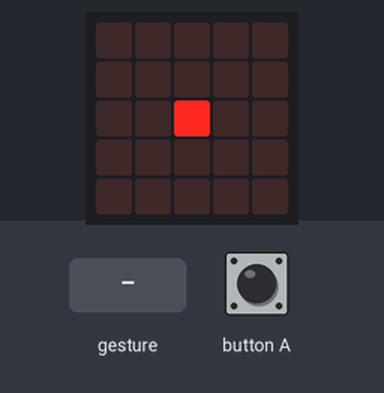
Bench run of a program on a simulated BBC micro:bit (MakeCode). On the bench: the board's 5×5 LED display. The inputs (shaded band) are chosen by the test bench. A tilt is held for 1.5 s and a shake lasts 1 s, then the board lies face up again.

Above: at 1.2 s.
1.3 s: button A pressed for 0.15 s
At 1.65 s:
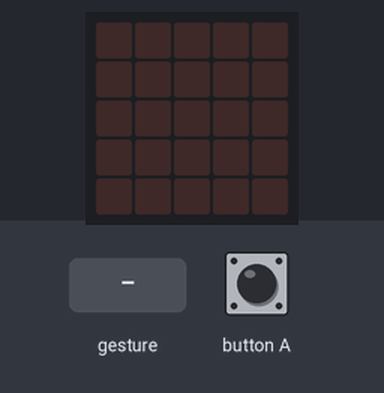
3.3 s: gesture 'logo down'
At 4.4 s:
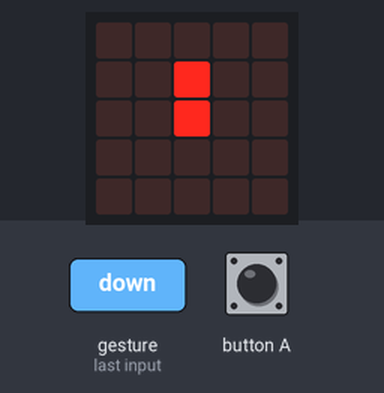
4.9 s: gesture 'tilt right'
At 5.5 s:
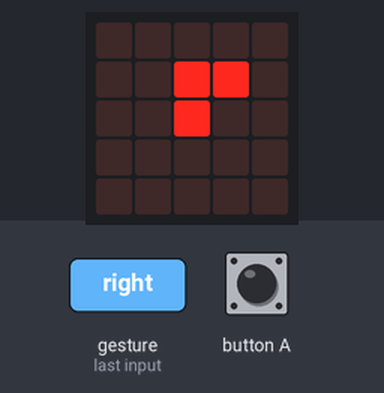
6.4 s: gesture 'logo up'
At 7.7 s:
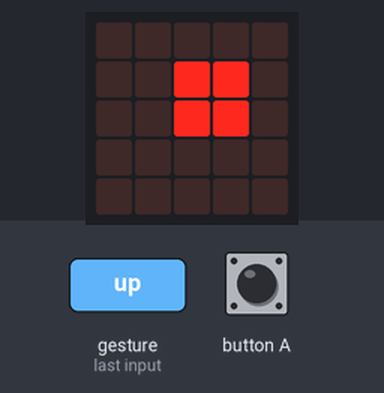
8.0 s: gesture 'tilt right'
At 9.1 s:
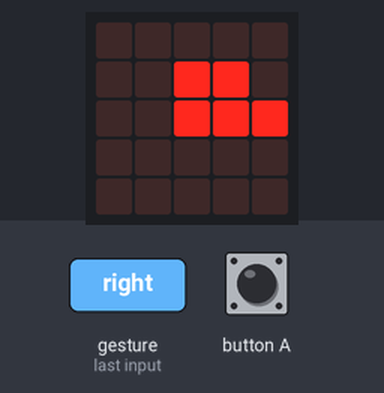
9.5 s: gesture 'logo down'
At 10.3 s:
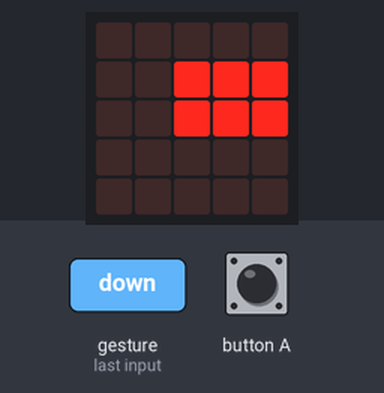
Timing chart, 0 to 12.1 s (numbered marks = the images above; inputs shaded):
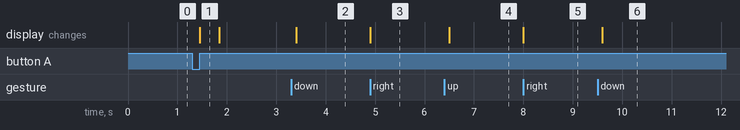

The program:

main.ts
```typescript
input.onGesture(Gesture.LogoDown, function () {
    y += -1
    led.plot(x, y)
})
input.onGesture(Gesture.LogoUp, function () {
    y += 1
    led.plot(x, y)
})
input.onButtonPressed(Button.A, function () {
    basic.showLeds(`
        . . . . .
        . . . . .
        . . . . .
        . . . . .
        . . . . .
        `)
    y = 2
    x = 2
    led.plot(x, y)
})
input.onGesture(Gesture.TiltRight, function () {
    x += 1
    led.plot(x, y)
})
input.onGesture(Gesture.TiltLeft, function () {
    x += -1
    led.plot(x, y)
})
let x = 0
let y = 0
y = 2
x = 2
led.plot(x, y)
```

test.ts
```typescript
// ide kerülnek a tesztek; a rendszer ezt nem kompilálja, ha a csomagot bővítményként használják.
```

Measured:
- after the input at 1.3 s, the display: changes after 0.15 s (image 1)
- after the input at 3.3 s, the display: changes after 0.10 s (image 2)
- after the input at 4.9 s, the display: changes at once (image 3)
- after the input at 6.4 s, the display: changes after 0.10 s (image 4)
- after the input at 8.0 s, the display: changes at once (image 5)
- after the input at 9.5 s, the display: changes after 0.10 s (image 6)
- what the display in image 1 shows lasts 0.4 s, from 1.5 s to 1.9 s
